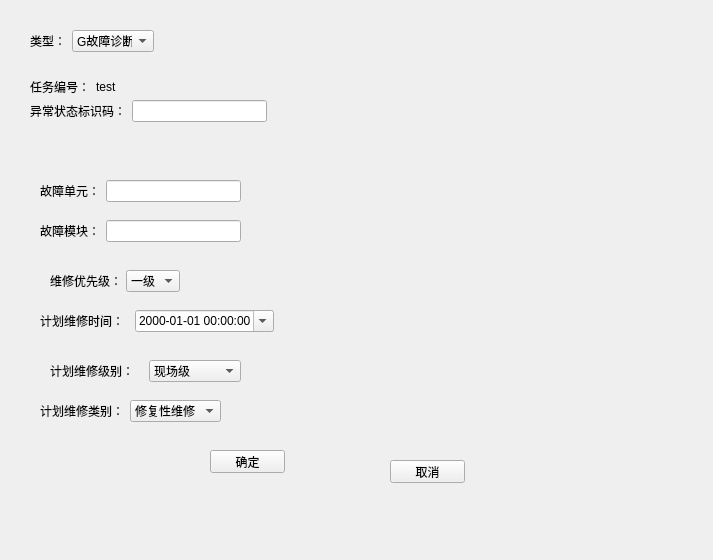
<?xml version="1.0" encoding="UTF-8"?>
<ui version="4.0">
 <class>addtask</class>
 <widget class="QWidget" name="addtask">
  <property name="geometry">
   <rect>
    <x>0</x>
    <y>0</y>
    <width>713</width>
    <height>560</height>
   </rect>
  </property>
  <property name="windowTitle">
   <string>Form</string>
  </property>
  <widget class="QPushButton" name="pushButton_cancel">
   <property name="geometry">
    <rect>
     <x>390</x>
     <y>460</y>
     <width>75</width>
     <height>23</height>
    </rect>
   </property>
   <property name="text">
    <string>取消</string>
   </property>
  </widget>
  <widget class="QPushButton" name="pushButton_confirm">
   <property name="geometry">
    <rect>
     <x>210</x>
     <y>450</y>
     <width>75</width>
     <height>23</height>
    </rect>
   </property>
   <property name="text">
    <string>确定</string>
   </property>
  </widget>
  <widget class="QWidget" name="">
   <property name="geometry">
    <rect>
     <x>30</x>
     <y>30</y>
     <width>124</width>
     <height>22</height>
    </rect>
   </property>
   <layout class="QHBoxLayout" name="horizontalLayout">
    <item>
     <widget class="QLabel" name="label">
      <property name="text">
       <string>类型：</string>
      </property>
     </widget>
    </item>
    <item>
     <widget class="QComboBox" name="comboBox_type">
      <item>
       <property name="text">
        <string>G故障诊断</string>
       </property>
      </item>
      <item>
       <property name="text">
        <string>T性能退化</string>
       </property>
      </item>
      <item>
       <property name="text">
        <string>W维护保养</string>
       </property>
      </item>
     </widget>
    </item>
   </layout>
  </widget>
  <widget class="QWidget" name="">
   <property name="geometry">
    <rect>
     <x>30</x>
     <y>80</y>
     <width>92</width>
     <height>14</height>
    </rect>
   </property>
   <layout class="QHBoxLayout" name="horizontalLayout_2">
    <item>
     <widget class="QLabel" name="label_4">
      <property name="text">
       <string>任务编号：</string>
      </property>
     </widget>
    </item>
    <item>
     <widget class="QLabel" name="label_5">
      <property name="text">
       <string>test</string>
      </property>
     </widget>
    </item>
   </layout>
  </widget>
  <widget class="QWidget" name="">
   <property name="geometry">
    <rect>
     <x>30</x>
     <y>100</y>
     <width>237</width>
     <height>22</height>
    </rect>
   </property>
   <layout class="QHBoxLayout" name="horizontalLayout_3">
    <item>
     <widget class="QLabel" name="label_2">
      <property name="text">
       <string>异常状态标识码：</string>
      </property>
     </widget>
    </item>
    <item>
     <widget class="QLineEdit" name="lineEdit_FDID"/>
    </item>
   </layout>
  </widget>
  <widget class="QWidget" name="">
   <property name="geometry">
    <rect>
     <x>50</x>
     <y>270</y>
     <width>130</width>
     <height>22</height>
    </rect>
   </property>
   <layout class="QHBoxLayout" name="horizontalLayout_4">
    <item>
     <widget class="QLabel" name="label_3">
      <property name="text">
       <string>维修优先级：</string>
      </property>
     </widget>
    </item>
    <item>
     <widget class="QComboBox" name="comboBox_dcsPRI">
      <item>
       <property name="text">
        <string>一级</string>
       </property>
      </item>
      <item>
       <property name="text">
        <string>二级</string>
       </property>
      </item>
      <item>
       <property name="text">
        <string>三级</string>
       </property>
      </item>
     </widget>
    </item>
   </layout>
  </widget>
  <widget class="QWidget" name="">
   <property name="geometry">
    <rect>
     <x>40</x>
     <y>180</y>
     <width>201</width>
     <height>22</height>
    </rect>
   </property>
   <layout class="QHBoxLayout" name="horizontalLayout_5">
    <item>
     <widget class="QLabel" name="label_6">
      <property name="text">
       <string>故障单元：</string>
      </property>
     </widget>
    </item>
    <item>
     <widget class="QLineEdit" name="lineEdit_FDUnit"/>
    </item>
   </layout>
  </widget>
  <widget class="QWidget" name="">
   <property name="geometry">
    <rect>
     <x>40</x>
     <y>220</y>
     <width>201</width>
     <height>22</height>
    </rect>
   </property>
   <layout class="QHBoxLayout" name="horizontalLayout_6">
    <item>
     <widget class="QLabel" name="label_7">
      <property name="text">
       <string>故障模块：</string>
      </property>
     </widget>
    </item>
    <item>
     <widget class="QLineEdit" name="lineEdit_FDMode"/>
    </item>
   </layout>
  </widget>
  <widget class="QWidget" name="">
   <property name="geometry">
    <rect>
     <x>40</x>
     <y>310</y>
     <width>234</width>
     <height>22</height>
    </rect>
   </property>
   <layout class="QHBoxLayout" name="horizontalLayout_7">
    <item>
     <widget class="QLabel" name="label_8">
      <property name="text">
       <string>计划维修时间：</string>
      </property>
     </widget>
    </item>
    <item>
     <widget class="QDateTimeEdit" name="dateTimeEdit_dcsPlan">
      <property name="showGroupSeparator" stdset="0">
       <bool>false</bool>
      </property>
      <property name="displayFormat">
       <string>yyyy-MM-dd HH:mm:ss</string>
      </property>
      <property name="calendarPopup">
       <bool>true</bool>
      </property>
     </widget>
    </item>
   </layout>
  </widget>
  <widget class="QWidget" name="">
   <property name="geometry">
    <rect>
     <x>50</x>
     <y>360</y>
     <width>191</width>
     <height>22</height>
    </rect>
   </property>
   <layout class="QHBoxLayout" name="horizontalLayout_8">
    <item>
     <widget class="QLabel" name="label_9">
      <property name="text">
       <string>计划维修级别：</string>
      </property>
     </widget>
    </item>
    <item>
     <widget class="QComboBox" name="comboBox_dcsLevel">
      <item>
       <property name="text">
        <string>现场级</string>
       </property>
      </item>
      <item>
       <property name="text">
        <string>后送级</string>
       </property>
      </item>
     </widget>
    </item>
   </layout>
  </widget>
  <widget class="QWidget" name="">
   <property name="geometry">
    <rect>
     <x>40</x>
     <y>400</y>
     <width>181</width>
     <height>22</height>
    </rect>
   </property>
   <layout class="QHBoxLayout" name="horizontalLayout_9">
    <item>
     <widget class="QLabel" name="label_10">
      <property name="text">
       <string>计划维修类别：</string>
      </property>
     </widget>
    </item>
    <item>
     <widget class="QComboBox" name="comboBox">
      <item>
       <property name="text">
        <string>修复性维修</string>
       </property>
      </item>
      <item>
       <property name="text">
        <string>维护保养</string>
       </property>
      </item>
      <item>
       <property name="text">
        <string>预防性维修</string>
       </property>
      </item>
     </widget>
    </item>
   </layout>
  </widget>
  <zorder>pushButton_cancel</zorder>
  <zorder>pushButton_confirm</zorder>
  <zorder>label</zorder>
  <zorder>comboBox_type</zorder>
  <zorder>label_3</zorder>
  <zorder>comboBox_dcsPRI</zorder>
  <zorder>label_4</zorder>
  <zorder>label_5</zorder>
  <zorder>label_2</zorder>
  <zorder>lineEdit_FDID</zorder>
  <zorder>label_3</zorder>
  <zorder>label_6</zorder>
  <zorder>lineEdit_FDUnit</zorder>
  <zorder>label_7</zorder>
  <zorder>lineEdit_FDMode</zorder>
  <zorder>label_8</zorder>
  <zorder>dateTimeEdit_dcsPlan</zorder>
  <zorder>label_9</zorder>
  <zorder>comboBox_dcsLevel</zorder>
  <zorder>label_10</zorder>
  <zorder>comboBox</zorder>
 </widget>
 <resources/>
 <connections/>
</ui>
